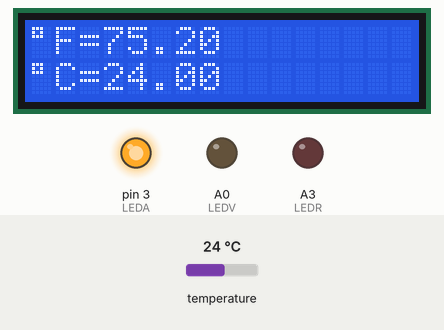
Recording of a sketch running on a simulated Arduino Uno, built with avr-gcc and run on an emulated ATmega328P. On the bench: 16×2 character LCD, output pins drawn as LEDs (lit = HIGH). The test bench sets the inputs (shaded band); at power-on: temperature 24 °C. What the sketch prints to the serial monitor is not drawn.

Above: at 2.2 s.
2.3 s: temperature set to 15.4 °C
At 3.2 s:
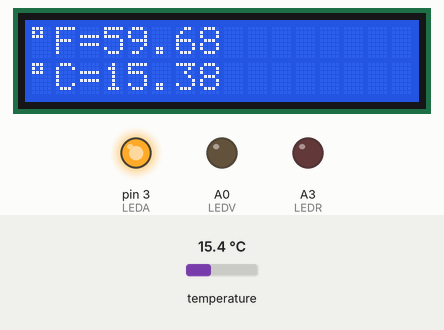
4.3 s: temperature set to 14.2 °C
At 5.8 s:
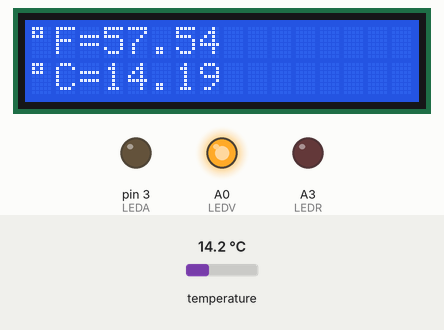
6.1 s: temperature set to 33 °C
At 7.2 s:
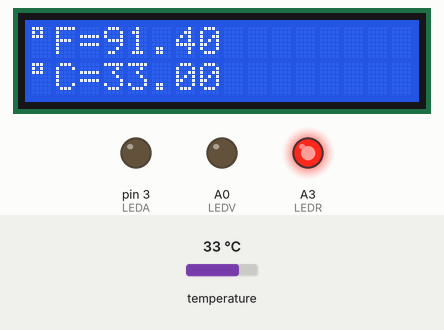
Timing chart, 0 to 9.1 s (numbered marks = the images above; inputs shaded):
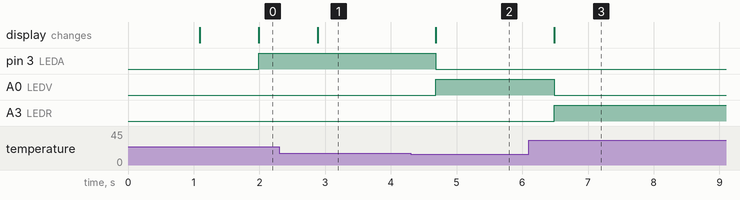

Measured:
- the behaviour switches between 15 and 14.9 °C on temperature (found by bisection; images 1 and 2)
- after the input at 2.3 s, the display: changes after 0.59 s (image 1)
- after the input at 4.3 s, pin 3 (LEDA): HIGH → LOW after 0.39 s; A0 (LEDV): LOW → HIGH after 0.39 s; the display: changes after 0.39 s (image 2)
- after the input at 6.1 s, A0 (LEDV): HIGH → LOW after 0.39 s; A3 (LEDR): LOW → HIGH after 0.39 s; the display: changes after 0.39 s (image 3)

The sketch:

TERMOMETRO.ino
```cpp
/*
 * Fundacion Kinal
 * Centro educativo tecnico laboral Kinal
 * Perito en electonica
 * Quinto perito
 * EB5AM / EB5AV
 * Taller de electronica digital y reparacion de computadoras
 * Nombre: Luis Fernando Alvarado Ramirez
 * Fecha: 11/05/2023
 * Proyecto: TERMOMETRO
 */

//Librerias
#include <LiquidCrystal_I2C.h>
#include <Wire.h>
#include <OneWire.h>
#include <DallasTemperature.h>
LiquidCrystal_I2C lcd(0x27,16,2);
#define LEDR A3
#define LEDA 3
#define LEDV A0

//Se crea el codigo para el caracter de grados
byte F[] = {
  B11100,
  B10100,
  B11100,
  B00000,
  B00000,
  B00000,
  B00000,
  B00000
};

//Constructores
OneWire ourWire(5);                //Se establece el pin 2  como bus OneWire
DallasTemperature sensors(&ourWire); //Se declara una variable u objeto para nuestro sensor

void setup() {
pinMode(LEDR, OUTPUT);
pinMode(LEDA, OUTPUT);
pinMode(LEDV, OUTPUT);

lcd.init();
lcd.backlight();
delay(1000);
Serial.begin(9600);

sensors.begin();   //Se inicia el sensor
lcd.createChar(0,F);//Se crea el caracter de grados
}

void loop() {
sensors.requestTemperatures();   //Se envía el comando para leer la temperatura
float tempC= sensors.getTempCByIndex(0); //Se obtiene la temperatura en ºC
float tempF= sensors.getTempFByIndex(0); //Se obtiene la temperatura en ºF
Serial.print("Temperatura");
Serial.print(tempC);
Serial.println(" C");
Serial.print("Temperatura");
Serial.print(tempF);
Serial.println(" F");
delay(100);
//Imprime los grados Farenheit en la primera fila
lcd.setCursor(0,0);
lcd.write(byte(0));//Imprime el caracter de grados en la primera columna y primera fila
lcd.setCursor(1,0);
lcd.print("F");
lcd.setCursor(2,0);
lcd.print("=");
lcd.setCursor(3,0);
lcd.print(tempF);
//Imprime los grados centigrados en la segunda fila
lcd.setCursor(0,1);
lcd.write(byte(0));
lcd.setCursor(1,1);
lcd.print("C");
lcd.setCursor(2,1);
lcd.print("=");
lcd.setCursor(3,1);
lcd.print(tempC);
if(tempC>30)
{
  digitalWrite(LEDR, HIGH);
  digitalWrite(LEDA, LOW);
  digitalWrite(LEDV, LOW);
}
if(tempC<15)
{
  digitalWrite(LEDV, HIGH);
  digitalWrite(LEDR, LOW);
  digitalWrite(LEDA, LOW);
}
if((tempC<30)&&(tempC>15))
{
   digitalWrite(LEDA, HIGH);
   digitalWrite(LEDR, LOW);
   digitalWrite(LEDV, LOW);

}
  }
```
